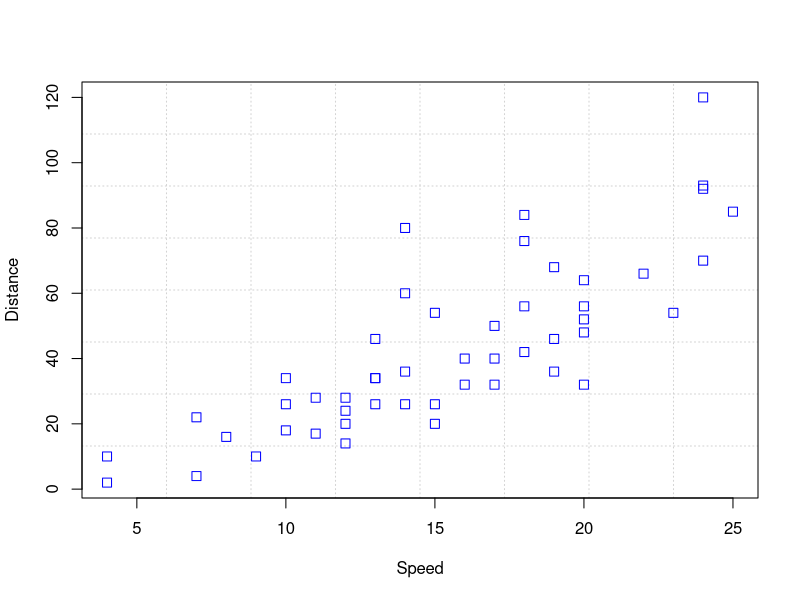
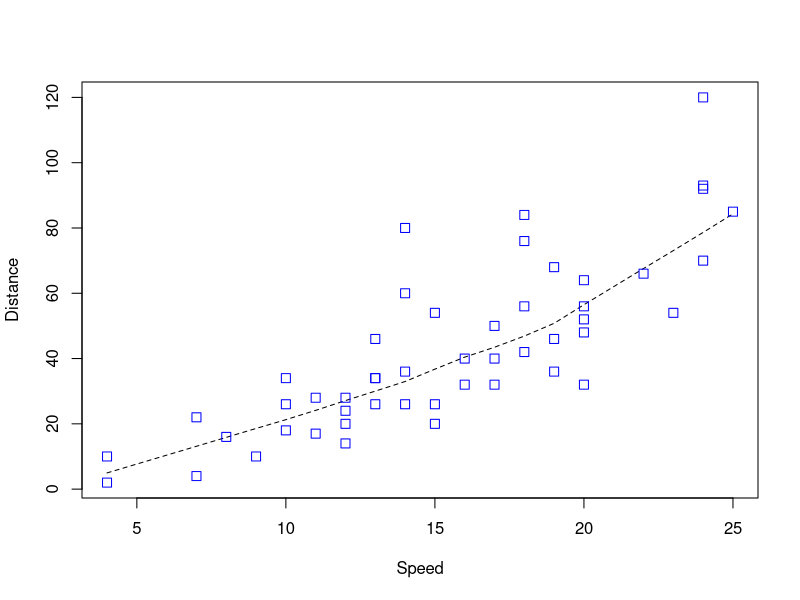
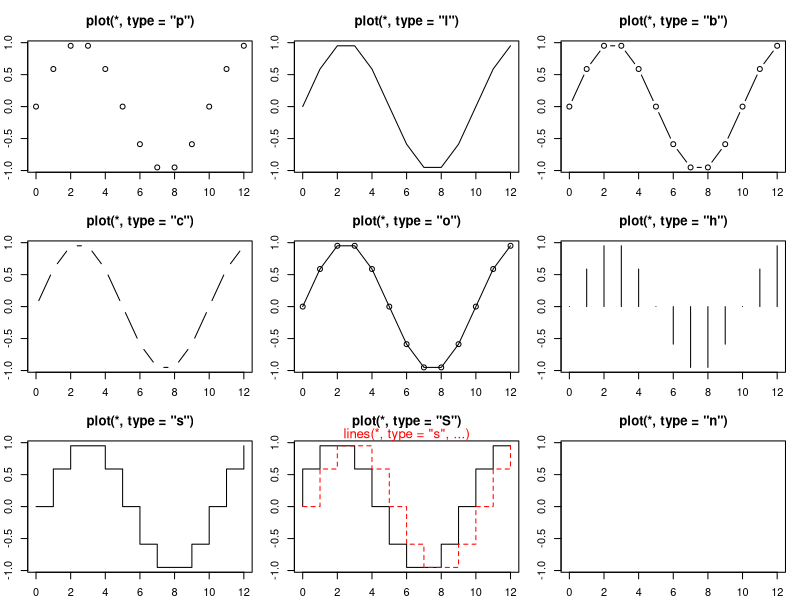
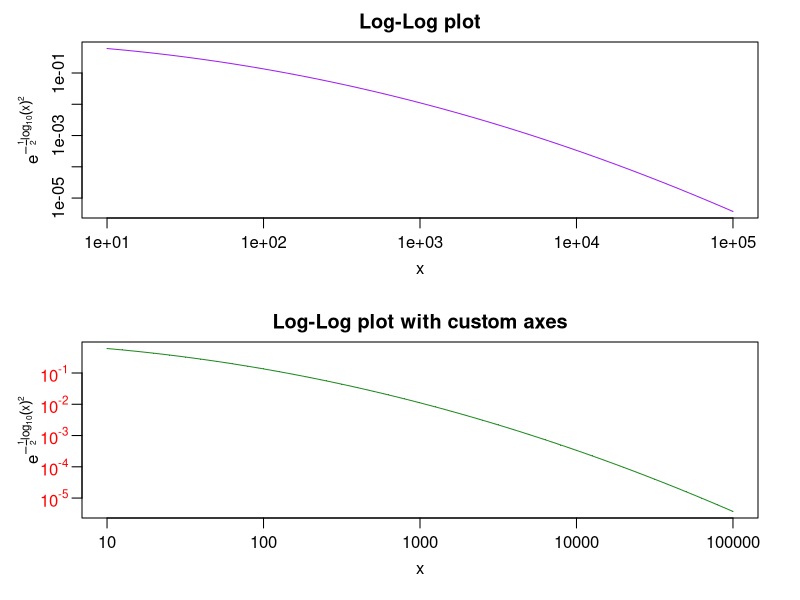

Source code (R) for these figures, in order:
available.packages(graphics.off())
Speed <- cars$speed
Distance <- cars$dist
plot(Speed, Distance, panel.first = grid(8, 8),
     pch = 0, cex = 1.2, col = "blue")
plot(Speed, Distance,
     panel.first = lines(stats::lowess(Speed, Distance), lty = "dashed"),
     pch = 0, cex = 1.2, col = "blue")

## Show the different plot types
x <- 0:12
y <- sin(pi/5 * x)
op <- par(mfrow = c(3,3), mar = .1+ c(2,2,3,1))
for (tp in c("p","l","b",  "c","o","h",  "s","S","n")) {
  plot(y ~ x, type = tp, main = paste0("plot(*, type = \"", tp, "\")"))
  if(tp == "S") {
    lines(x, y, type = "s", col = "red", lty = 2)
    mtext("lines(*, type = \"s\", ...)", col = "red", cex = 0.8)
  }
}
par(op)

##--- Log-Log Plot  with  custom axes
lx <- seq(1, 5, length.out = 41)
yl <- expression(e^{-frac(1,2) * {log[10](x)}^2})
y <- exp(-.5*lx^2)
op <- par(mfrow = c(2,1), mar = par("mar")-c(1,0,2,0), mgp = c(2, .7, 0))
plot(10^lx, y, log = "xy", type = "l", col = "purple",
     main = "Log-Log plot", ylab = yl, xlab = "x")
plot(10^lx, y, log = "xy", type = "o", pch = ".", col = "forestgreen",
     main = "Log-Log plot with custom axes", ylab = yl, xlab = "x",
     axes = FALSE, frame.plot = TRUE)
my.at <- 10^(1:5)
axis(1, at = my.at, labels = formatC(my.at, format = "fg"))
e.y <- -5:-1 ; at.y <- 10^e.y
axis(2, at = at.y, col.axis = "red", las = 1,
     labels = as.expression(lapply(e.y, function(E) bquote(10^.(E)))))
par(op)